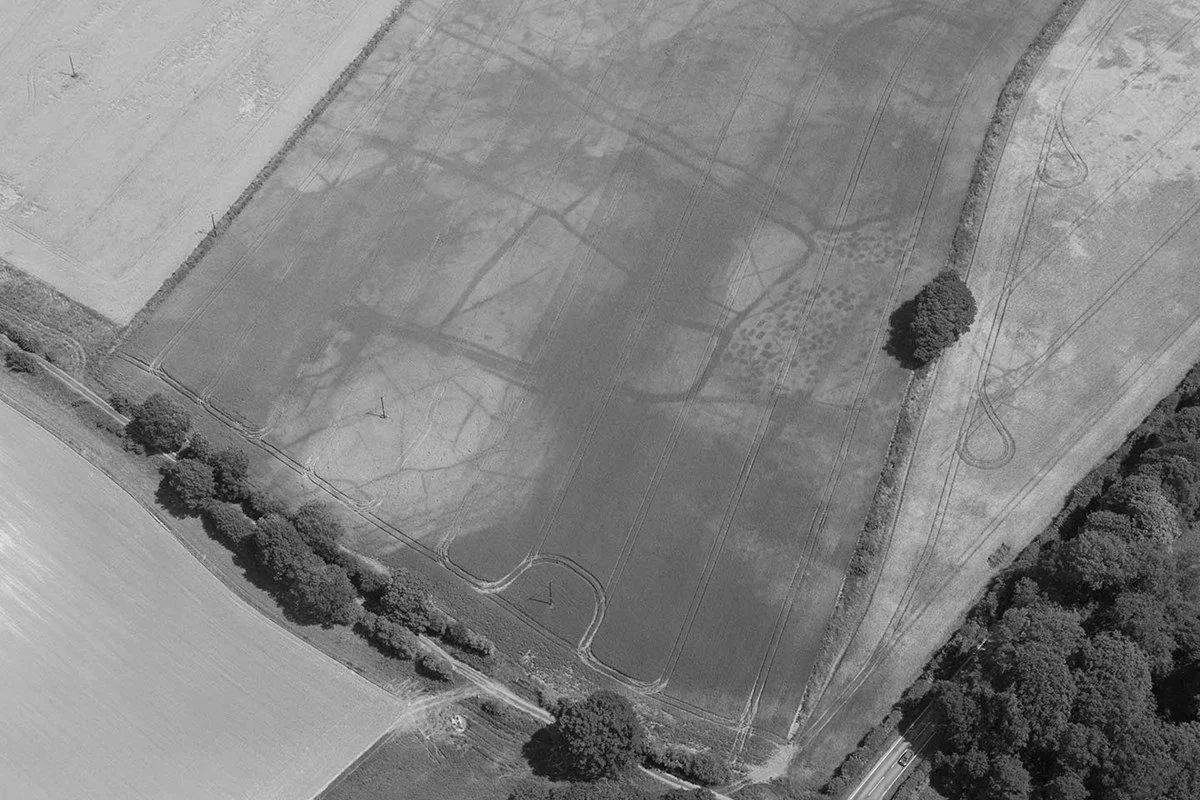
#> input picture Greyscaled/SampleThree.png, 1200 x 800 px, found by its file name; the run also reads 1 picture not shown here
$ python Robert.py
#> lines starting #> are read from the running program, lines starting #| are printed output that depends on the picture
import cv2
from cv2 import GaussianBlur
from cv2 import medianBlur
from matplotlib.pyplot import yticks
import numpy as np
import matplotlib.pyplot as plt

img0 = cv2.imread("Greyscaled/SampleThree.png")
#> img0 is the input picture: shape (800, 1200, 3); min 1, max 243, mean 131.2
img1 = cv2.imread("Histogram Equalized.jpg")
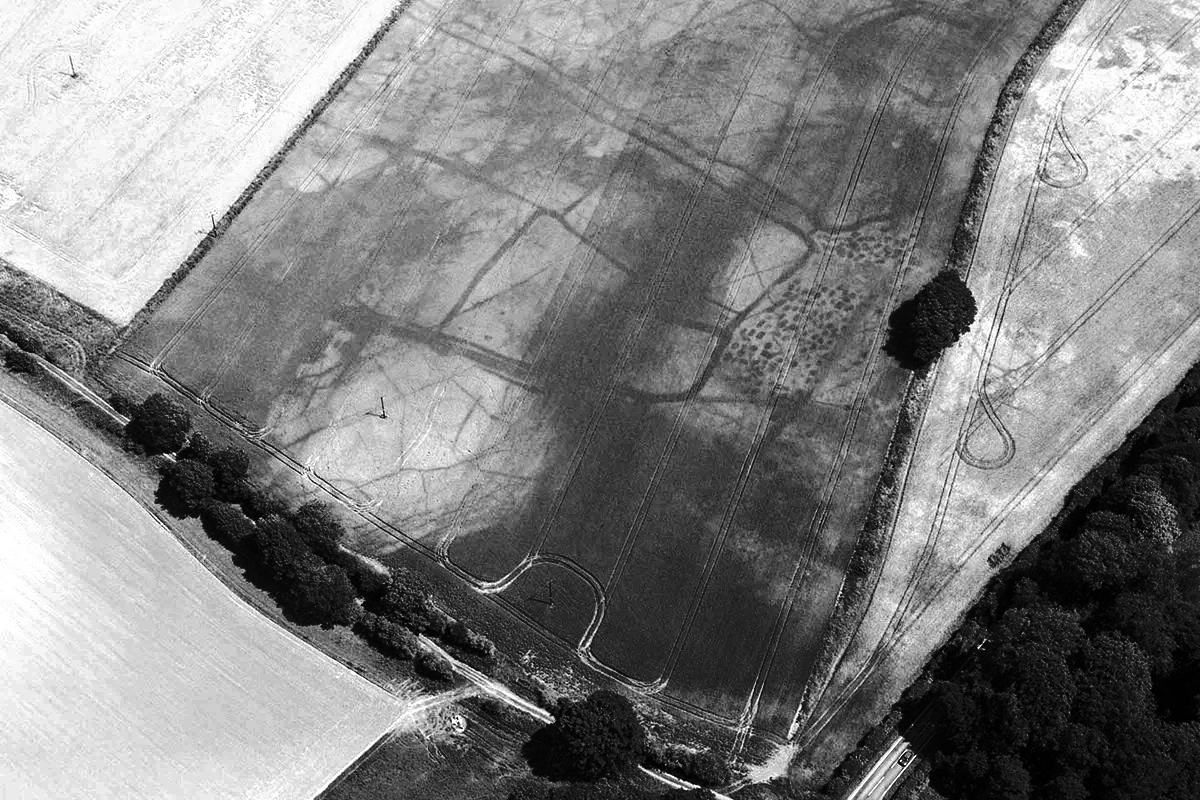
#> input picture Histogram Equalized.jpg, 1200 x 800 px, found by its file name
#> img1 is the input picture: shape (800, 1200, 3); min 0, max 255, mean 129.6
img2 = cv2.imread("SingContrast 0.2.jpg")
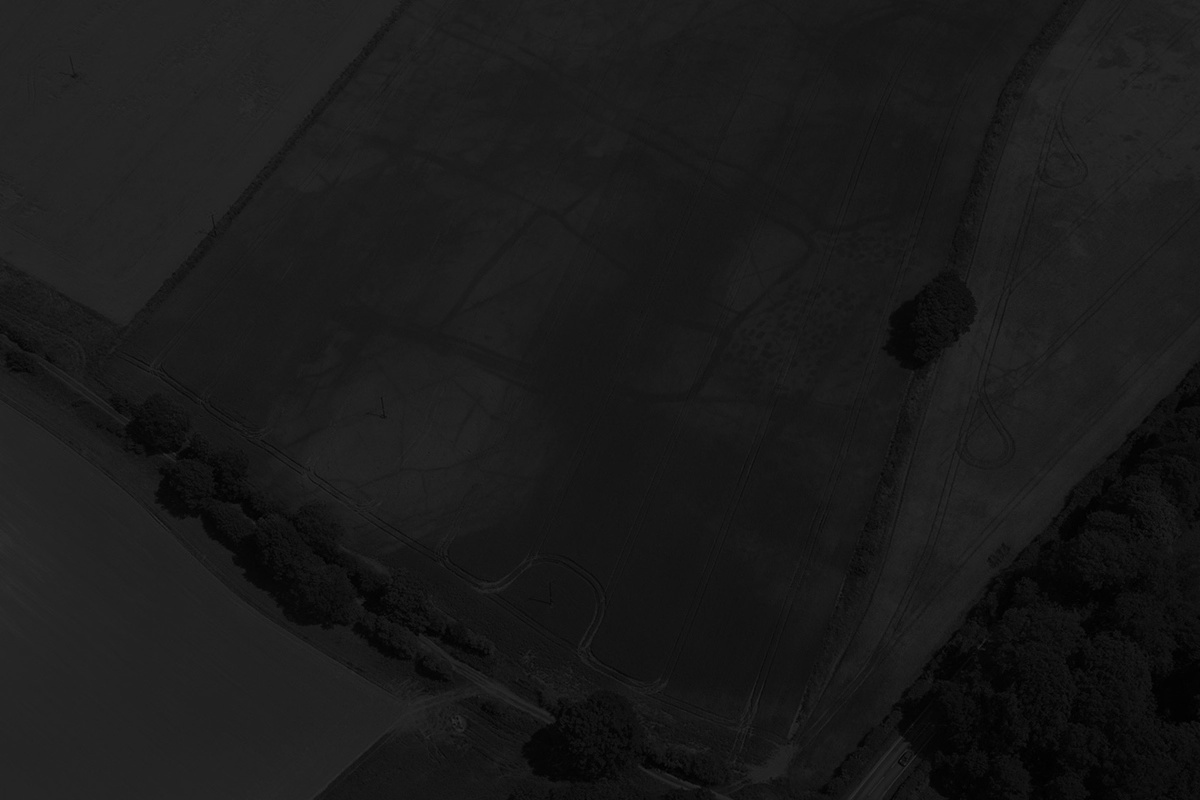
#> input picture SingContrast 0.2.jpg, 1200 x 800 px, found by its file name
#> img2 is the input picture: shape (800, 1200, 3); min 0, max 48, mean 26.2
img3 = cv2.imread("Degraded Images/Sample One Blurr.jpeg")
Robertx = np.array([[0,1],[-1,0]])

Roberty = np.array([[1, 0],[0,-1]])

edge_p1 = cv2.filter2D(img1,-1, Robertx)+ cv2.filter2D(img1,-1, Roberty)
edge_p2 = cv2.filter2D(img2,-1, Robertx) + cv2.filter2D(img2,-1, Roberty)
edge_p3 = cv2.filter2D(img3,-1, Robertx)+ cv2.filter2D(img3,-1, Roberty)
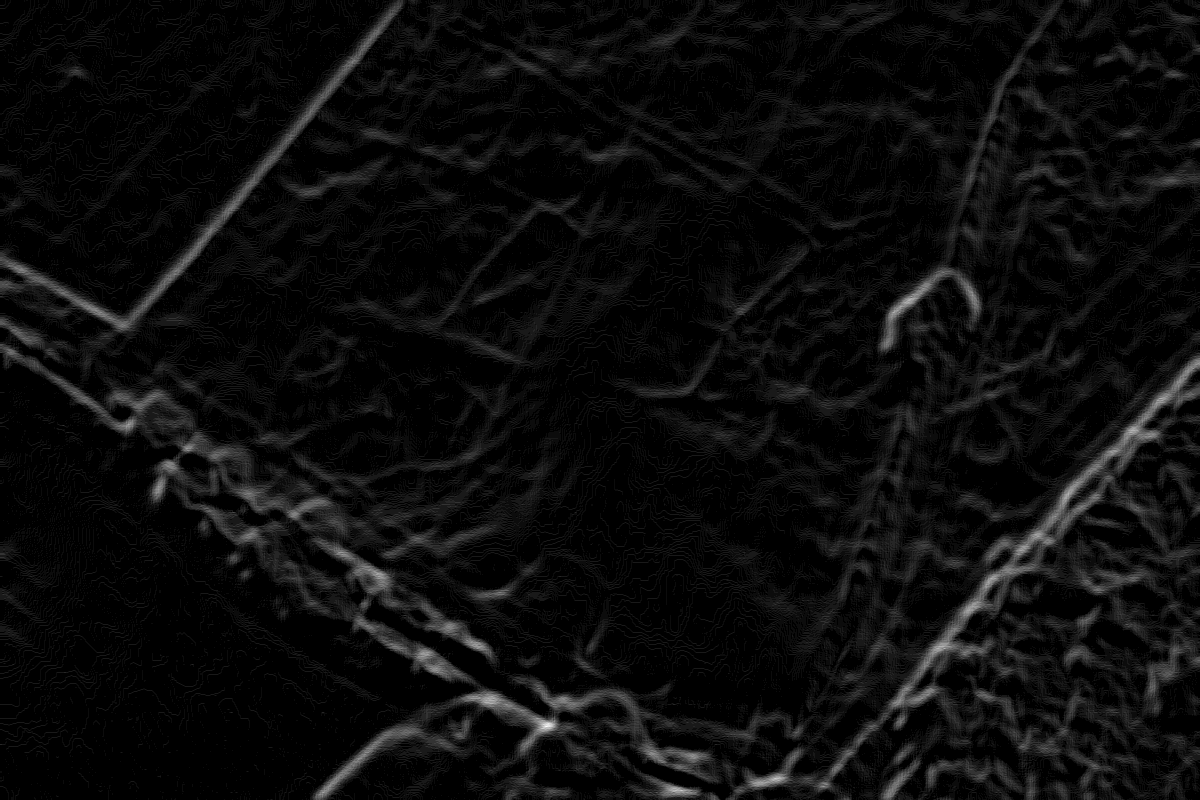
#> edge_p3: shape (800, 1200, 3); min 0, max 20, mean 0.943; drawn with min black and max white
edge_p4 = cv2.filter2D(img0,-1, Robertx)+ cv2.filter2D(img0,-1, Roberty)
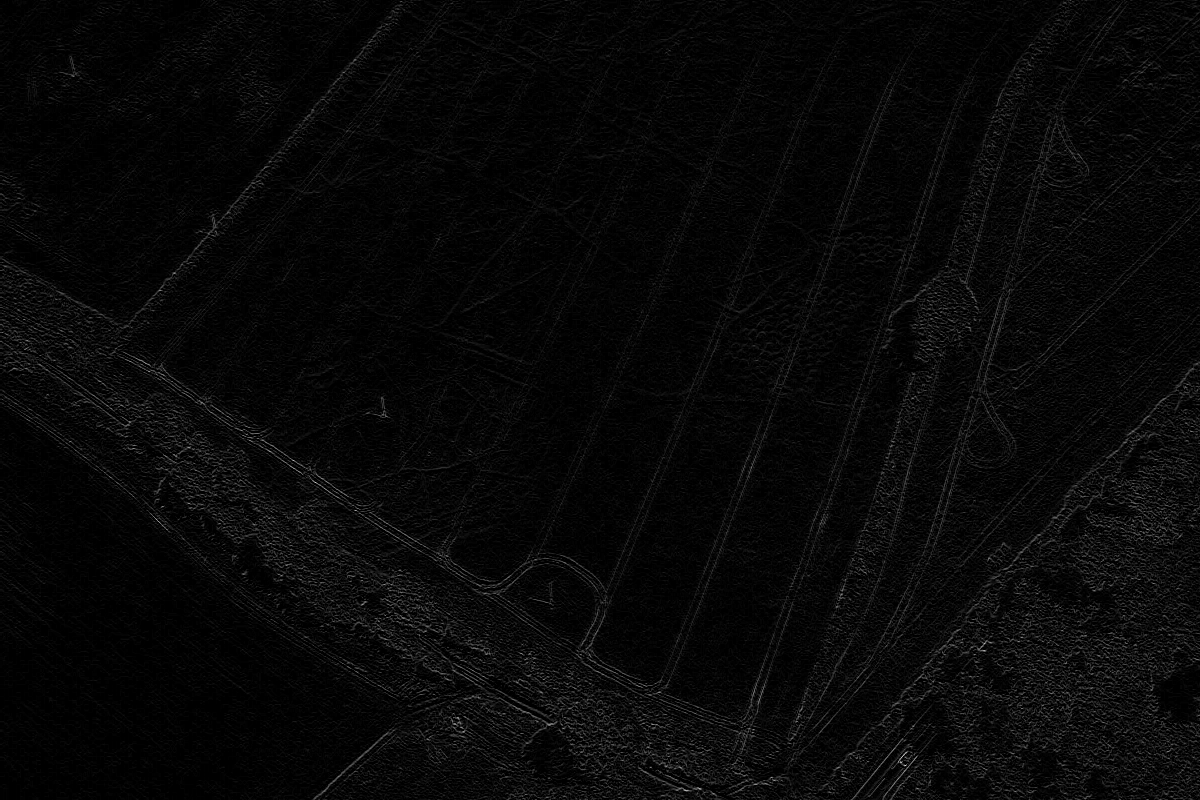
#> edge_p4: shape (800, 1200, 3); min 0, max 222, mean 7.9

titles = ["Original","Histogram Equalized","Contrast Dark","Median Filtered"]

images = [edge_p4,edge_p1,edge_p2, edge_p3]
for i in range(4):
    plt.subplot(2,2,i+1)
    plt.imshow(images[i])
    plt.title(titles[i])
    plt.xticks([])
    plt.yticks([])

plt.show()

cv2.waitKey()
cv2.destroyAllWindows()
